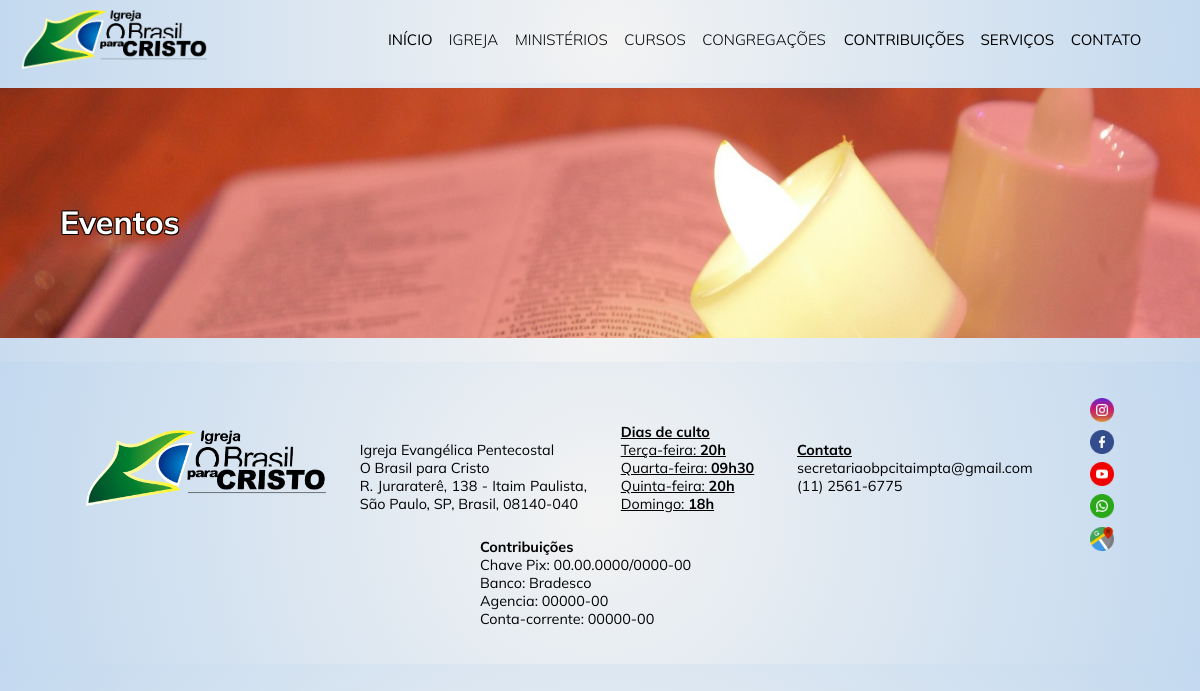
The app's page /eventos/, older data.
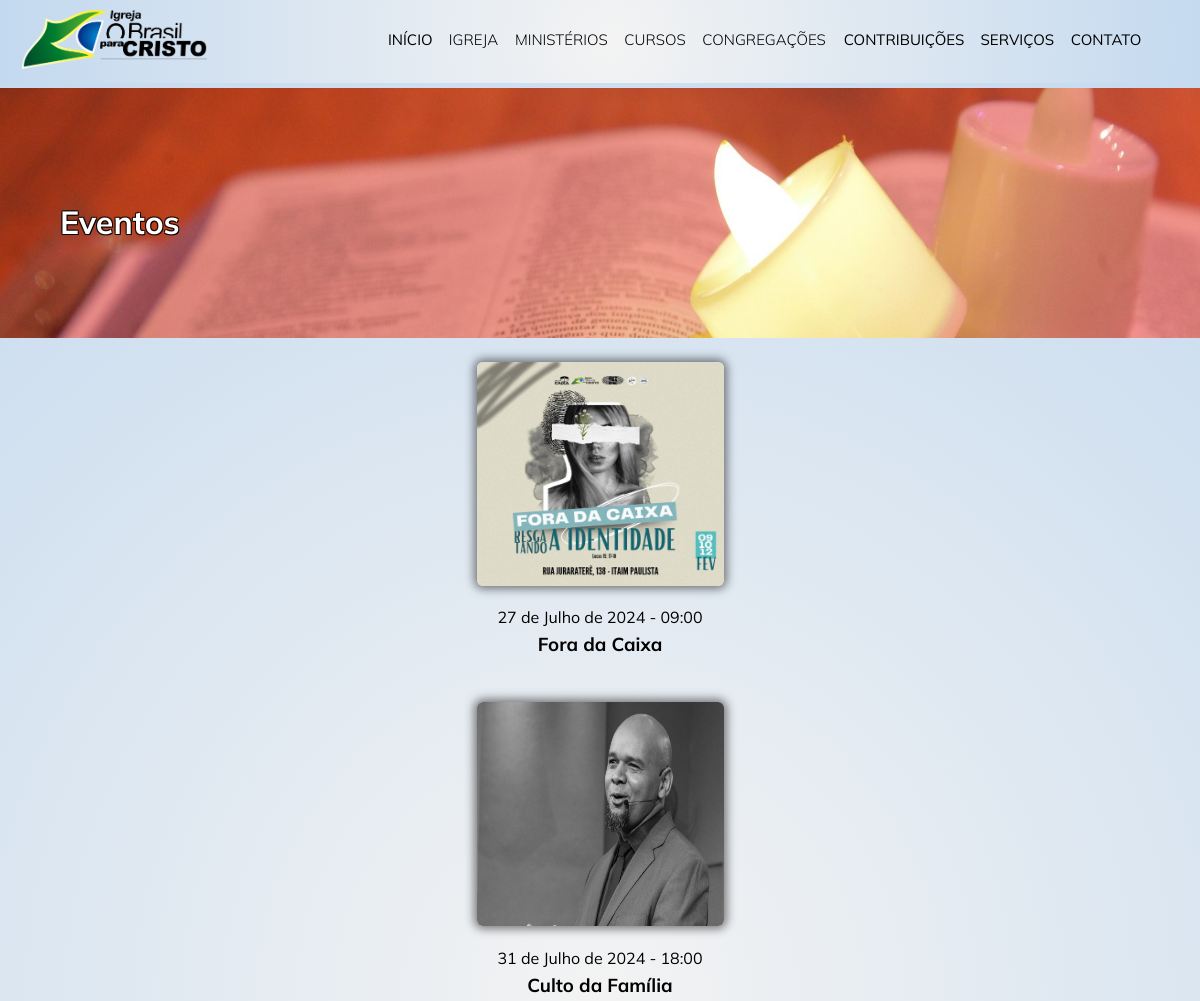
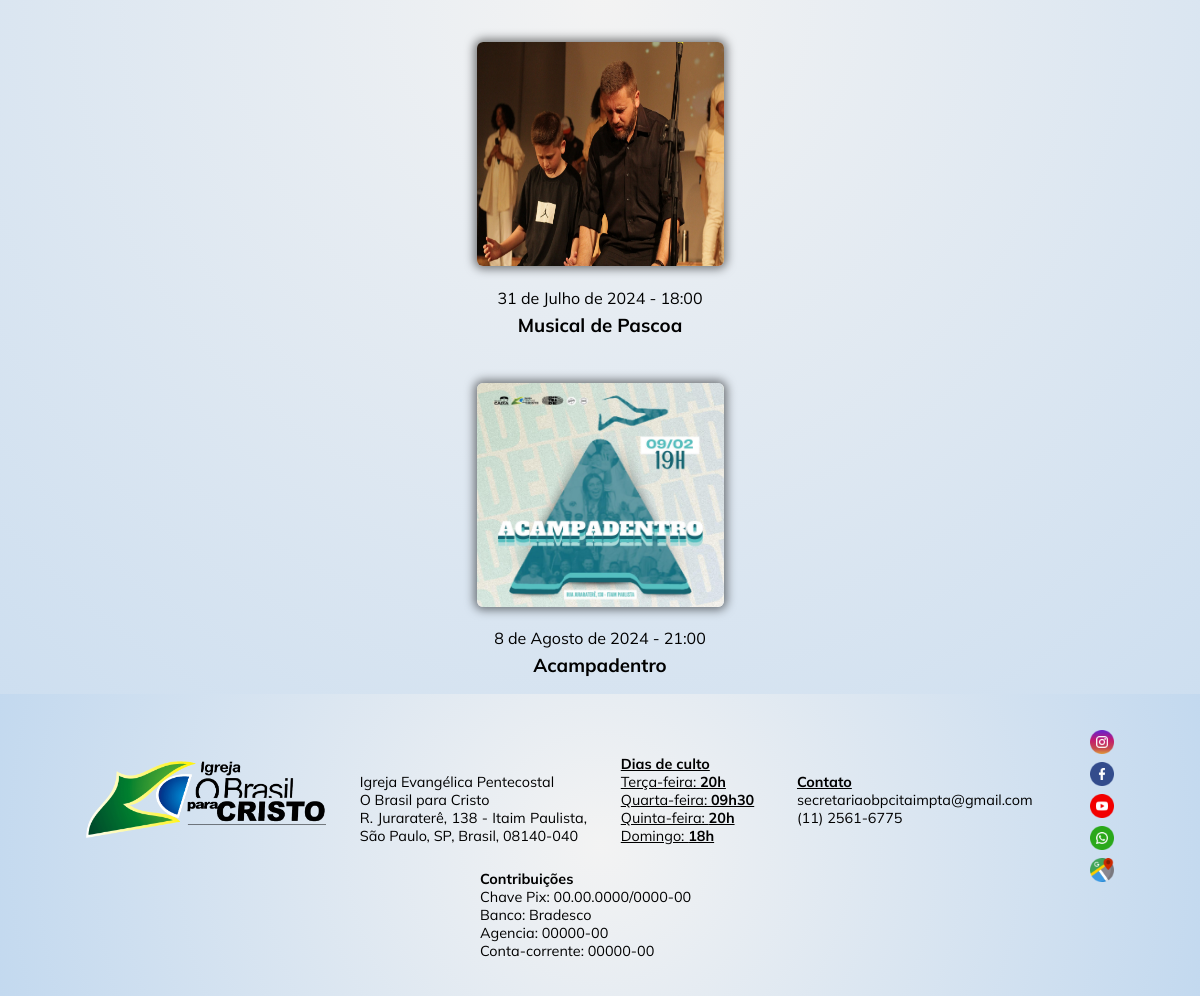
The same page, newer data (2 pictures, top to bottom).
### apps/site_obpc/models.py (models this page shows, shortened)
class Eventos(models.Model):
    nome_evento = models.CharField(max_length=100,null=False,blank=False)
    data_evento = models.DateField(null=True)
    hora_evento = models.TimeField(null=True)
    Endereco_evento = models.CharField(max_length=200,null=True,blank=True)
    descricao_evento = models.CharField(max_length=2000,null=True,blank=True)
    banner_evento = models.ImageField(upload_to='eventos/banners',help_text="Dimensão: 800 x 480 px")
    foto_card_evento = models.ImageField(upload_to='eventos/card_evento',help_text="Dimensão: 248 x 224 px")
    ministerio = models.ForeignKey(Ministerios, on_delete=models.SET_NULL, null=True, blank=True)

### apps/site_obpc/views.py (the view)
# urls.py: path('eventos/',EventosLista,name='eventos'),
def EventosLista(request):
    evento = Eventos.objects.filter(data_evento__gte=timezone.now()).order_by('data_evento')
    banner = Eventos.objects.order_by('-data_evento')[0]
    paginator = Paginator(evento,10)
    page = request.GET.get('page')
    try:
        eventos_pagina = paginator.page(page)
    except PageNotAnInteger:
        eventos_pagina = paginator.page(1)
    except EmptyPage:
        eventos_pagina = paginator.page(paginator.num_pages)
    return render(request,'site/eventos.html',{"banner":banner,"eventos_pagina":eventos_pagina})

### apps/site_obpc/context_processors.py (called while the page is built)
def MinisteriosContext(request):
    return{"ministerios":Ministerios.objects.all()}

def CongregacoesContext(request):
    return{"congregacoes":Congregacoes.objects.all()}

def CursosContext(request):
    return{"cursos_menu":Cursos.objects.order_by('nome_curso_abreviado')}

### templates/site/eventos.html (shortened to what this page needs)
{% extends 'shared/base.html' %}
{% load static %}
{% block content %}
<div class="cabecalho_qsomos">
    <img src="{% static 'assets/banner_eventos.jpg' %}" alt="banner">
    <h1>Eventos</h1>
</div>
<div class="div_cards_eventos_eventos">
    {% for card in eventos_pagina  %}
    <div class="card_evento_eventos">
        <a href="{% url 'evento_detalhe' card.id %}">
            <img src="{{card.foto_card_evento.url}}" class="foto_agenda_eventos" alt="fora-da-caixa">
        </a>
        <div class="card_alinhamento">
            <p class="data_evento">{{card.data_evento}} - {{card.hora_evento}}</p>
            <a href="{% url 'evento_detalhe' card.id %}">
                <H3>{{card.nome_evento}}</H3>
            </a>
        </div>
    </div>
    {% endfor %}
</div>
{% endblock %}

Row changes from the older to the newer data that the page shows:
now on this page (row edited): Eventos: foto_card_evento (picture), data_evento "27 de Julho de 2024", hora_evento "09:00", nome_evento "Fora da Caixa"
now on this page (row edited): Eventos: foto_card_evento (picture), data_evento "31 de Julho de 2024", hora_evento "18:00", nome_evento "Culto da Família"
now on this page (row edited): Eventos: foto_card_evento (picture), data_evento "31 de Julho de 2024", hora_evento "18:00", nome_evento "Musical de Pascoa"
now on this page (row edited): Eventos: foto_card_evento (picture), data_evento "8 de Agosto de 2024", hora_evento "21:00", nome_evento "Acampadentro"
